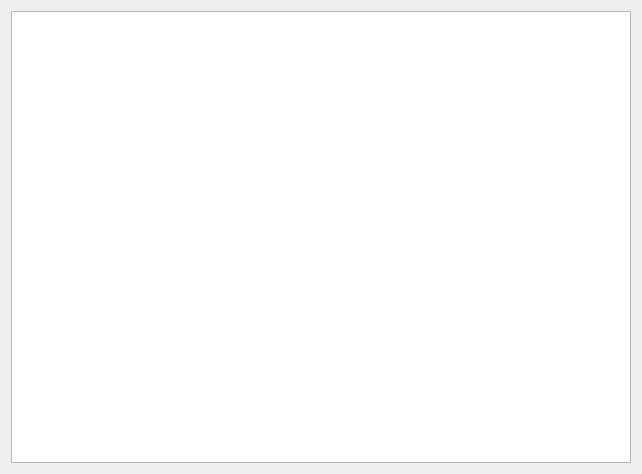
<?xml version="1.0" encoding="UTF-8"?>
<ui version="4.0">
 <class>SearchedList</class>
 <widget class="QWidget" name="SearchedList">
  <property name="geometry">
   <rect>
    <x>0</x>
    <y>0</y>
    <width>642</width>
    <height>474</height>
   </rect>
  </property>
  <property name="windowTitle">
   <string>SearchedList</string>
  </property>
  <layout class="QVBoxLayout" name="verticalLayout_2">
   <item>
    <layout class="QVBoxLayout" name="verticalLayout">
     <item>
      <widget class="QTableView" name="tableView"/>
     </item>
    </layout>
   </item>
  </layout>
 </widget>
 <resources/>
 <connections/>
</ui>
